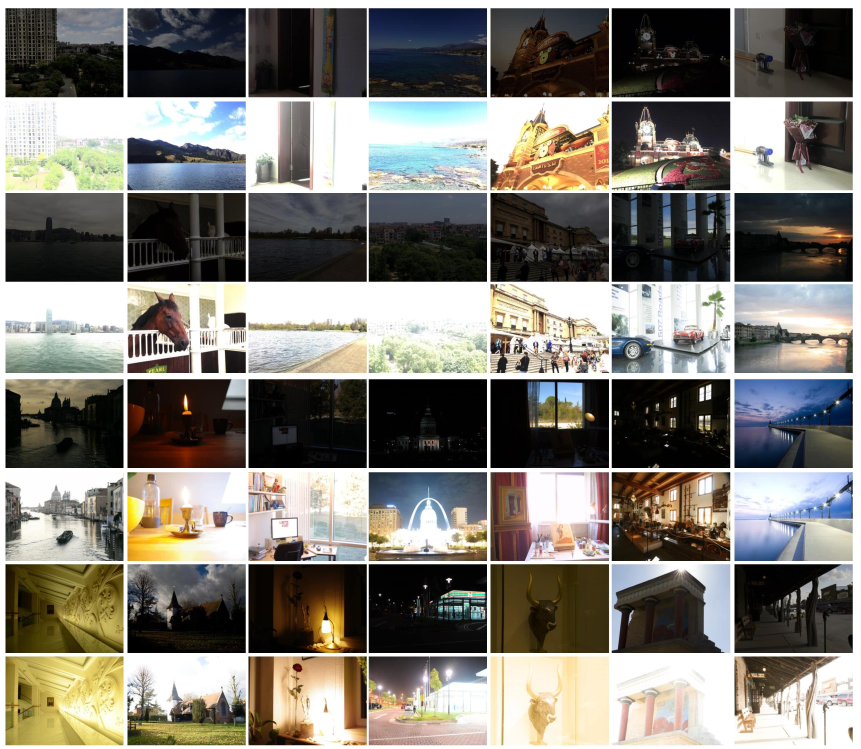
%> input picture dataset.jpg, 3444 x 2995 px (shown at 1/4 size)
$ octave --eval "result = exposure_fusion_My(imread('../../dataset.jpg'));"   (GNU Octave 9; MATLAB toolbox functions it lacks are replaced by stand-ins)
%> lines starting %> are read from the running program, lines starting %| are printed output that depends on the picture
### methods/huang-PAN/I_saliency.m
% 参数：
%       I_sa：
%        I ：求显著图的图像集
function I_sa = I_saliency(I)
% I_v = zeros(size(I,1),size(I,2),size(I,3));
seg = load_images('D:\papers\3\2_3');
[R,C,N] = size(I);
I_sa = zeros(R,C,N);

maxmap = max(I,[],3);
for i=1:N
%     temp = double(maxmap == I(:,:,i) & seg(:,:,i)>0.3);
     temp = double(maxmap == I(:,:,i));
    I_sa(:,:,i) = temp;
end

%% 显著性权重归一化
sum_temp = sum(I_sa,3);
for i=1:N
    I_sa(:,:,i) = I_sa(:,:,i) ./ sum_temp;
end


end

### methods/FMMR/load_images.m
% This procedure loads a sequence of images
%
% Arguments:
%   'path', refers to a directory which contains a sequence of JPEG or PPM
%   images
%   'reduce' is an optional parameter that controls downsampling, e.g., reduce = .5
%   downsamples all images by a factor of 2.
%
% tom.mertens@gmail.com, August 2007
%

function I = load_images(path, reduce)

if ~exist('reduce')
    reduce = 1;
end

if (reduce > 1 || reduce <= 0)
    error('reduce must fulfill: 0 < reduce <= 1');
end

% find all JPEG or PPM files in directory
files = dir([path '/*.tif']);
N = length(files);
if (N == 0)
    files = dir([path '/*.jpg']);
    N = length(files);
    if (N == 0)
    files = dir([path '/*.gif']);
    N = length(files);
         if (N == 0)
    files = dir([path '/*.bmp']);
    N = length(files);
          if (N == 0)
              files = dir([path '/*.png']);
    N = length(files);
       if (N == 0)
            error('no files found');
       end
          end
         end
    end
end

% allocate memory
sz = size(imread([path '/' files(1).name]));
r = floor(sz(1)*reduce);
c = floor(sz(2)*reduce);
I = zeros(r,c,3,N);

% read all files
for i = 1:N

    % load image
    filename = [path '/' files(i).name];
    im =double(imread(filename))/255;
    if (size(im,1) ~= sz(1) || size(im,2) ~= sz(2))
        error('images must all have the same size');
    end

    % optional downsampling step
    if (reduce < 1)
        im = imresize(im,[r c],'bicubic');
    end
    if size(im,3)==1
    I(:,:,:,i) = cat(3,im,im,im);
    else
    I(:,:,:,i) = im;
    end
end

### methods/huang-PAN/exposure_fusion_My.m

function [R,W] = exposure_fusion_My(I)

r = size(I,1);
%> r = 2995
c = size(I,2);
%> c = 3444
N = size(I,3);
%> N = 3
% -------------------------------------------------------------------

% -------------------------------------------------------------------

W = ones(r,c,N);
my_expose = my_well_exposedness(I);
% [4 lines of commented-out code are left out]
my_contrastW = my_contrast(I);
% mertens_contrastW = contrast(I);
sa = I_saliency(I);
% [37 lines not run here, left out]
% [9 lines left out: function list_correlation, not called in this run]

%% contrast measure
% 对比度
function A = my_contrast(I)
N = size(I,3);
C = zeros(size(I,1),size(I,2),N);
for i = 1:N
    mono = (I(:,:,i));
    C(:,:,i) = getLapfliter(mono);
end
A = C;
end
function img_addLapfiltered = getLapfliter(img)
lapls = [0, -1, 0;-1, 4, -1;0, -1, 0];
%     lapls = [-1, -1, -1;-1, 8, -1;-1, -1, -1];
img_L = imfilter(img,lapls);
img_addLapfiltered = img + img_L;
end
% [5 lines left out: function getMeanfilter, not called in this run]


% contrast measure
% [9 lines left out: function contrast, not called in this run]
% saturation measure
% Mertens饱和度+++++++++++++++++++++++++++++++++++++++
% [14 lines left out: function saturation, not called in this run]

% own well-exposedness measure
% Mertens曝光度+++++++++++++++++++++++++++++++++++++++
% [12 lines left out: function well_exposedness, not called in this run]
%%%%%%%%%%%%%%%%%%%%%%%%%%%%%%%%%%%%%%%%%%%%%%%%%%%%%%%%%%%%%%%%%%%%%%%%%%%%%%%%%%%%%%%%%%%%%
%%%%%%%%%%%%%%%%%%%%%%%%%%%%%%%%%%%%%%%%%%%%%%%%%%%%%%%%%%%%%%%%%%%%%%%%%%%%%%%%%%%%%%%%%%%%%
%% 自适应曝光度提取
function E = my_well_exposedness(I)

N = size(I,3);
%> N = 3
E = zeros(size(I,1),size(I,2),N);
for i = 1:N
    Ihsi = (I(:,:,i));
    miu_mean = mean2(Ihsi(:,:,1));
    sig_std2 = std2(Ihsi(:,:,1));
    E(:,:,i) = exp(-.5*(Ihsi(:,:,1) - (1-miu_mean)).^2/sig_std2.^2);
end
%> this loop made 3 passes
%> (miu_mean, sig_std2) on passes 1 to 3: (127.7, 72.32), (124.2, 73.31), (116.6, 74.39)
%> pass 1, in my_well_exposedness, `Ihsi = (I(:,:,i));`:
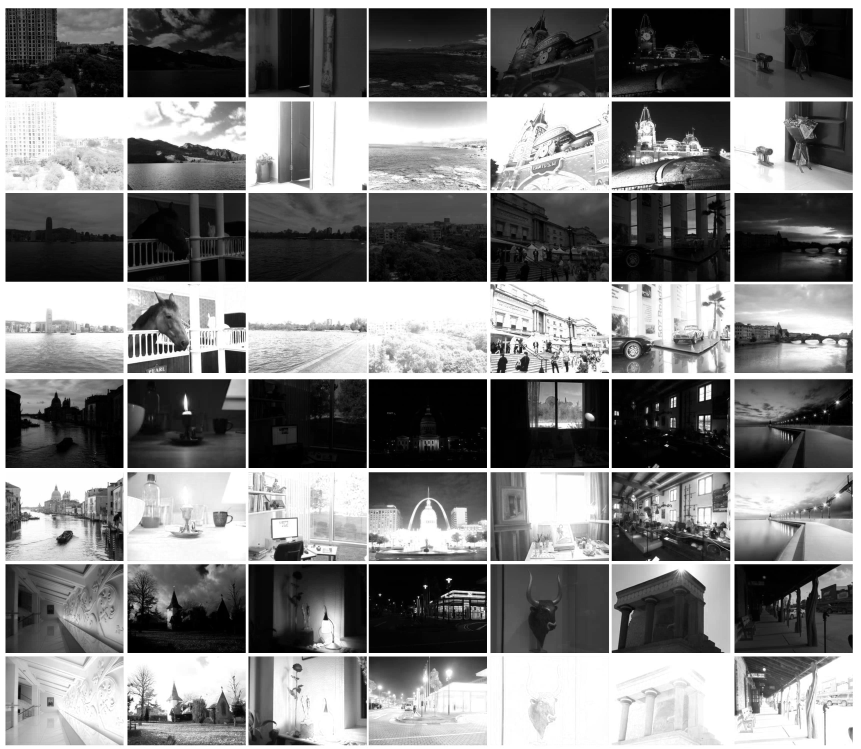
%> Ihsi: size 2995x3444 uint8 (shown at 1/4 size); min 0, max 255, mean 127.7
%> pass 2, in my_well_exposedness, `Ihsi = (I(:,:,i));`:
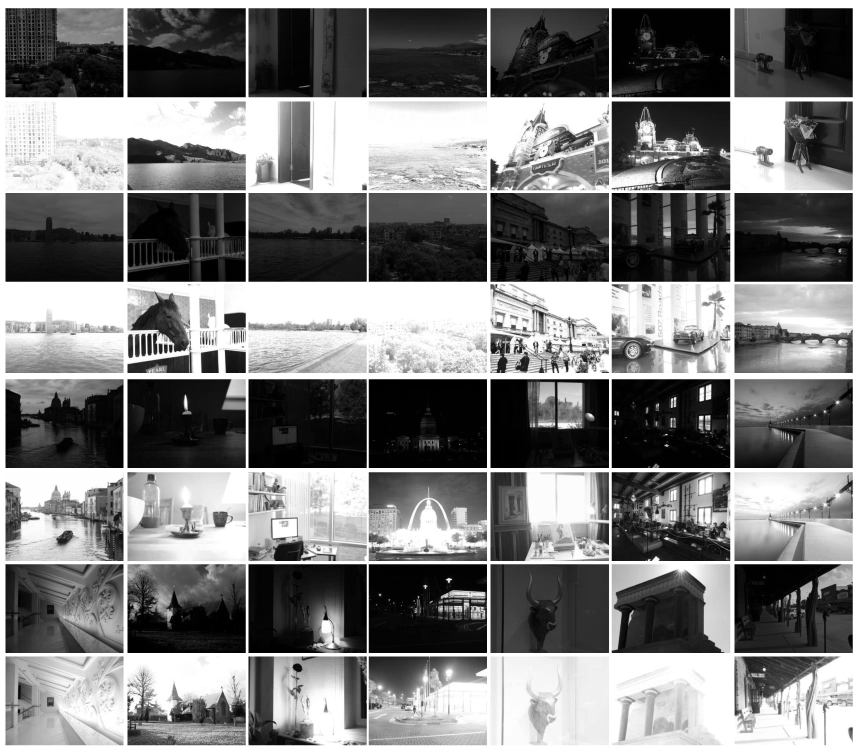
%> Ihsi: size 2995x3444 uint8 (shown at 1/4 size); min 0, max 255, mean 124.2
%> pass 3, in my_well_exposedness, `Ihsi = (I(:,:,i));`:
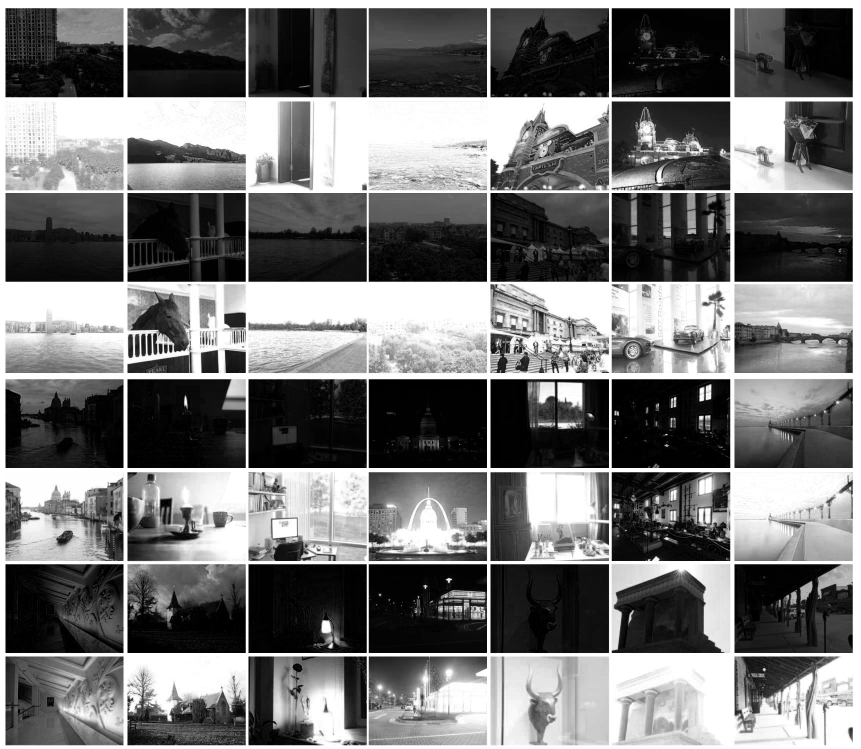
%> Ihsi: size 2995x3444 uint8 (shown at 1/4 size); min 0, max 255, mean 116.6
E = imguidedfilter(E,E);
end
%> the loop in my_contrast, `for i = 1:N` made 3 passes
%> pass 1, in getLapfliter, `img_L = imfilter(img,lapls);`:
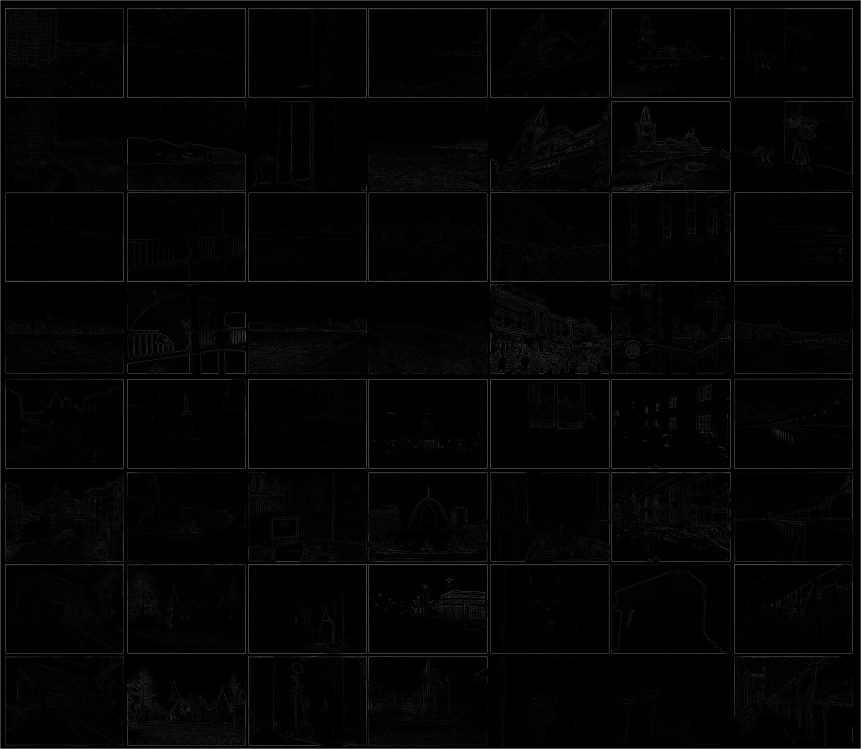
%> img_L: size 2995x3444 uint8 (shown at 1/4 size); min 0, max 255, mean 3.7
%> the run ends on the next line
